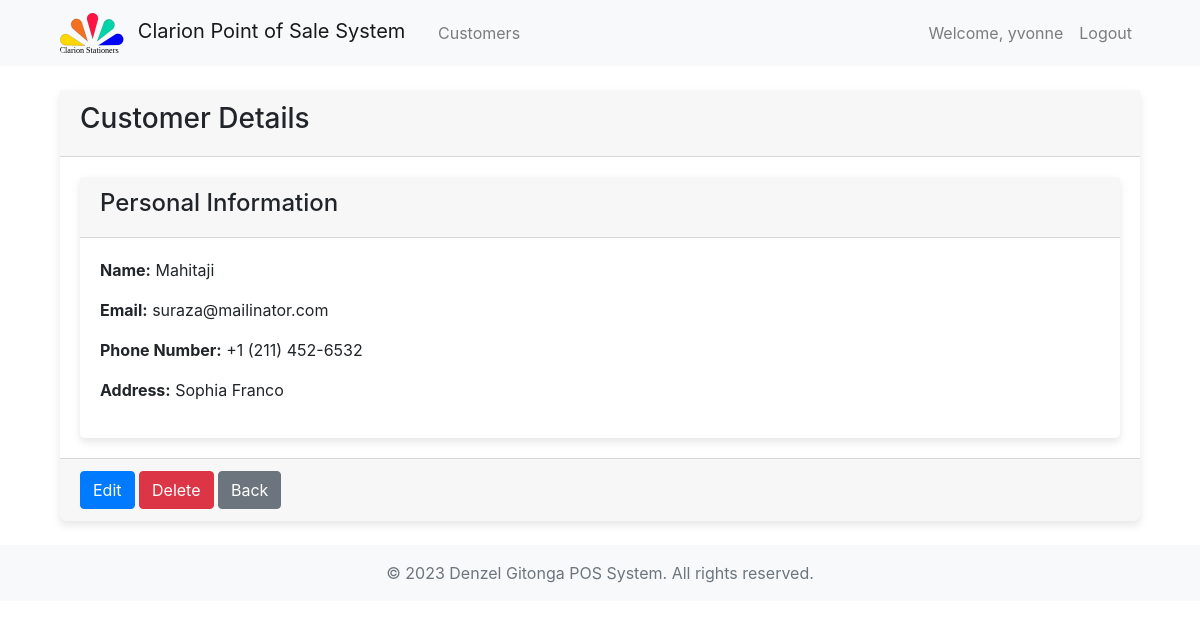
The app's page /inventory/customer/4/detail/ (signed in) with its own data.
### accounts/models.py (models this page shows, shortened)
class User(AbstractBaseUser, PermissionsMixin):
    username = models.CharField(max_length=255, unique=True)
    email = models.EmailField(max_length=255, unique=True)
    store = models.ForeignKey(Store, on_delete=models.CASCADE, related_name='stores', null=True, blank=True)
    phone_number = models.CharField(max_length=20, blank=True, null=True)
    full_name = models.CharField(max_length=255, blank=True, null=True)
    is_staff = models.BooleanField(default=False)
    is_active = models.BooleanField(default=True)
    groups = models.ManyToManyField(
        'auth.Group',
        blank=True,
        related_name='myuser_set',
        related_query_name='user',
    )
    user_permissions = models.ManyToManyField(
        'auth.Permission',
        blank=True,
        related_name='myuser_set',
        related_query_name='user',
    )
    objects = UserManager()
    USERNAME_FIELD = 'username'
    REQUIRED_FIELDS = ['email']

### inventory/models.py (models this page shows, shortened)
class Customer(models.Model):
    name = models.CharField(max_length=255)
    email = models.EmailField()
    phone_number = models.CharField(max_length=20)
    address = models.CharField(max_length=255)

### inventory/views.py (the view)
# urls.py: path('customer/<int:id>/detail/', views.customers_detail, name='customers_detail'), # read customers detail
@login_required(login_url='accounts:login')
def customers_detail(request, id):
    customer = get_object_or_404(Customer, id=id)
    context = {
        'customer': customer,
    }
    return render(request, 'inventory/customers_detail.html', context)

### templates/inventory/customers_detail.html (shortened to what this page needs)
{% extends 'common/base.html' %}
{% block content %}
<div class="container">
    <div class="card">
      <div class="card-header">
        <h3>Customer Details</h3>
      </div>
      <div class="card-body">
        <div class="row">
          <div class="col">
            <div class="card">
              <div class="card-header">
                <h4>Personal Information</h4>
              </div>
              <div class="card-body">
                <p><strong>Name:</strong> {{ customer.name }}</p>
                <p><strong>Email:</strong> {{ customer.email }}</p>
                <p><strong>Phone Number:</strong> {{ customer.phone_number }}</p>
                <p><strong>Address:</strong> {{ customer.address }}</p>
              </div>
            </div>
          </div>
        </div>
      </div>
      <div class="card-footer">
        <a href="{% url 'inventory:customers_update' customer.id %}" class="btn btn-primary">Edit</a>
        <a href="{% url 'inventory:customers_delete' customer.id %}" class="btn btn-danger">Delete</a>
        <a href="{% url 'inventory:customers_list' %}" class="btn btn-secondary">Back</a>
      </div>
    </div>
  </div>
{% endblock %}

### templates/common/header.html (shortened to what this page needs)
{% load static %}
<header>
  <nav class="navbar navbar-expand-lg navbar-light bg-light">
      <div class="container">
        {% if user.is_authenticated and user.is_superuser %}
          <a class="navbar-brand col-md-2" href="{% url 'admin_dashboard:dashboard' %}">
              <img src="{% static 'images/logos/clarion_logo.svg' %}" alt="Logo" height="40" class="mr-2 rounded">
              Clarion Point of Sale System
          </a>
        {% else %}
          <a class="navbar-brand col-md-2" href="{% url 'accounts:home' %}">
            <img src="{% static 'images/logos/clarion_logo.svg' %}" alt="Logo" height="40" class="mr-2 rounded">
            Clarion Point of Sale System
          </a>
        {% endif %}
          <div class="collapse navbar-collapse justify-content-between col-md-8" id="navbarNav">
            {% if user.is_authenticated %}
              {% if user.is_superuser %}
                <ul class="navbar-nav">
                <li class="nav-item">
                  <a class="nav-link" href="{% url 'inventory:customers_list' %}">Customers</a>
                </li>
                <li class="nav-item">
                  <a class="nav-link" href="{% url 'sales:sales_list' %}">Sales</a>
                </li>
                <li class="nav-item">
                  <a class="nav-link" href="{% url 'inventory:store_stock' %}">Stock</a>
                </li>
                </ul>
                <ul class="navbar-nav ml-auto">
                  <li class="nav-item">
                    <a class="nav-link" href="#">
                      Welcome, {{ user.username }}
                    </a>
                  </li>
                  <li class="nav-item">
                    <a class="nav-link" href="{% url 'accounts:logout' %}">Logout</a>
                  </li>
                </ul>
              {% else %}
              <ul class="navbar-nav">
                <li class="nav-item">
                  <a class="nav-link" href="{% url 'inventory:customers_list' %}">Customers</a>
                </li>
              </ul>
                <ul class="navbar-nav ml-auto">
                  <li class="nav-item">
                    <a class="nav-link" href="#">
                      Welcome, {{ user.username }}
                    </a>
                  </li>
                  <li class="nav-item">
                    <a class="nav-link" href="{% url 'accounts:logout' %}">Logout</a>
                  </li>
                </ul>
              {% endif %}
            {% endif %}
          </div>
      </div>
  </nav>
</header>

### static/custom_css/styles.css (style rules this page uses)
.card { box-shadow: 0px 4px 8px rgba(0, 0, 0, 0.1); border: none; transition: 0.3s; border-radius: 5px; }

### records on screen
User: username "yvonne"
Customer: name "Mahitaji", email "suraza@mailinator.com", phone_number "+1 (211) 452-6532", address "Sophia Franco"
